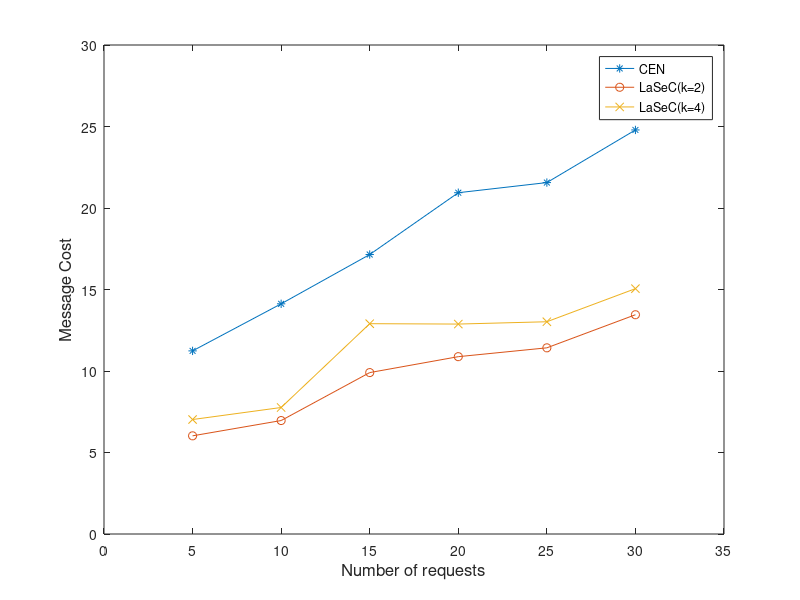

MATLAB code for this plot:
x = [5 10 15 20 25 30];
y1 = [11.2343 14.1215 17.146 20.93825 21.56 24.7890];
y2 = [6.0231 6.96075 9.903 10.8795 11.42175 13.4523];
y3 = [7.0231 7.76075 12.903 12.8795 13.02175 15.0523];
plot(x, y1, '-*', x, y2, '-o', x, y3, '-x')
axis([0 35 0 30])
xlabel('Number of requests', 'fontsize',12)
ylabel('Message Cost','fontsize',12)
legend('CEN', 'LaSeC(k=2)', 'LaSeC(k=4)')
%set(h, 'Box', 'on')
